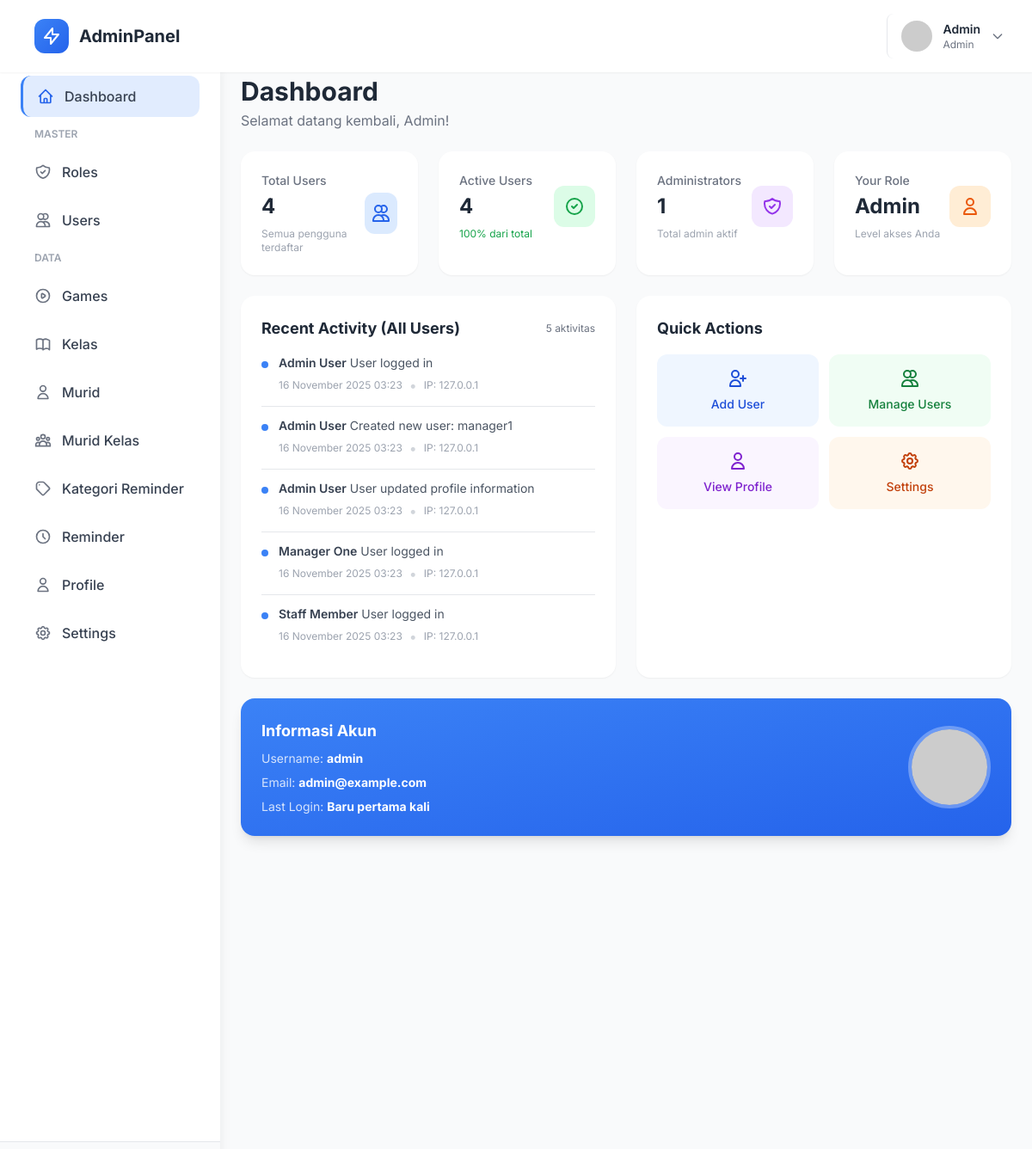
Page /index.php?page=dashboard (signed in) on the committed database.
### tables this page shows
CREATE TABLE IF NOT EXISTS users (
    id INT PRIMARY KEY AUTO_INCREMENT,
    username VARCHAR(50) NOT NULL UNIQUE,
    email VARCHAR(100) NOT NULL UNIQUE,
    password VARCHAR(255) NOT NULL,
    first_name VARCHAR(50),
    last_name VARCHAR(50),
    phone VARCHAR(20),
    avatar VARCHAR(255) DEFAULT 'default-avatar.png',
    role_id INT NOT NULL DEFAULT 4,
    is_active TINYINT(1) DEFAULT 1,
    last_login DATETIME,
    created_at TIMESTAMP DEFAULT CURRENT_TIMESTAMP,
    updated_at TIMESTAMP DEFAULT CURRENT_TIMESTAMP ON UPDATE CURRENT_TIMESTAMP,
    FOREIGN KEY (role_id) REFERENCES roles(id) ON DELETE RESTRICT,
    INDEX idx_username (username),
    INDEX idx_email (email),
    INDEX idx_role_id (role_id)
);

CREATE TABLE IF NOT EXISTS roles (
    id INT PRIMARY KEY AUTO_INCREMENT,
    role_name VARCHAR(50) NOT NULL UNIQUE,
    description TEXT,
    created_at TIMESTAMP DEFAULT CURRENT_TIMESTAMP
);

CREATE TABLE IF NOT EXISTS activity_logs (
    id INT PRIMARY KEY AUTO_INCREMENT,
    user_id INT,
    activity_type VARCHAR(50) NOT NULL,
    description TEXT,
    ip_address VARCHAR(45),
    created_at TIMESTAMP DEFAULT CURRENT_TIMESTAMP,
    FOREIGN KEY (user_id) REFERENCES users(id) ON DELETE SET NULL,
    INDEX idx_user_id (user_id),
    INDEX idx_activity_type (activity_type),
    INDEX idx_created_at (created_at)
);

### includes/functions.php (called while the page is built, shortened)
<?php
function isLoggedIn() {
    return isset($_SESSION['user_id']);
}
function getCurrentUser() {
    global $pdo;
    $stmt = $pdo->prepare("
        SELECT u.*, r.role_name
        FROM users u
        JOIN roles r ON u.role_id = r.id
        WHERE u.id = ?
    ");
    $stmt->execute([$_SESSION['user_id']]);
    return $stmt->fetch();
}
function hasRole($roleNames) {
    $user = getCurrentUser();
    if (is_array($roleNames)) {
        return in_array($user['role_name'], $roleNames);
    }
    return $user['role_name'] === $roleNames;
}
function formatDate($date) {
    return date('d F Y H:i', strtotime($date));
}
function getAvatarUrl($avatar) {
    if (empty($avatar) || $avatar === 'default-avatar.png') {
        return 'https://ui-avatars.com/api/?name=' . urlencode($_SESSION['username'] ?? 'User') . '&background=3b82f6&color=fff';
    }
    return BASE_URL . 'assets/uploads/avatars/' . $avatar;
}

### includes/auth_check.php (called while the page is built, shortened)
<?php
require_once __DIR__ . '/db_connect.php';
require_once __DIR__ . '/functions.php';
$currentUser = getCurrentUser();

### pages/dashboard/index.php (the view, shortened to what this page needs)
<?php
$totalUsers = $pdo->query("SELECT COUNT(*) FROM users")->fetchColumn();
$totalActive = $pdo->query("SELECT COUNT(*) FROM users WHERE is_active = 1")->fetchColumn();
$totalAdmins = $pdo->query("SELECT COUNT(*) FROM users u JOIN roles r ON u.role_id = r.id WHERE r.role_name = 'admin'")->fetchColumn();
$stmt = $pdo->prepare("
    SELECT al.*, u.username, u.first_name, u.last_name
    FROM activity_logs al
    LEFT JOIN users u ON al.user_id = u.id
    ORDER BY al.created_at DESC
    LIMIT 10
");
$stmt->execute();
$activities = $stmt->fetchAll();
?>
<div class="mb-6">
    <h1 class="text-3xl font-bold text-gray-800">Dashboard</h1>
    <p class="text-gray-500 mt-1">Selamat datang kembali, <?php echo htmlspecialchars($currentUser['first_name']); ?>!</p>
</div>
<div class="grid grid-cols-1 md:grid-cols-2 lg:grid-cols-4 gap-6 mb-6">
    <div class="bg-white rounded-2xl shadow-sm p-6 card-hover transition-all">
        <div class="flex items-center justify-between">
            <div>
                <p class="text-sm text-gray-500 font-medium">Total Users</p>
                <p class="text-2xl font-bold text-gray-800 mt-1"><?php echo number_format($totalUsers); ?></p>
                <p class="text-xs text-gray-400 mt-2">Semua pengguna terdaftar</p>
            </div>
            <div class="w-12 h-12 bg-blue-100 rounded-xl flex items-center justify-center">
                <svg class="w-6 h-6 text-blue-600" fill="none" stroke="currentColor" viewBox="0 0 24 24">
                    <path stroke-linecap="round" stroke-linejoin="round" stroke-width="2" d="M12 4.354a4 4 0 110 5.292M15 21H3v-1a6 6 0 0112 0v1zm0 0h6v-1a6 6 0 00-9-5.197M13 7a4 4 0 11-8 0 4 4 0 018 0z"/>
                </svg>
            </div>
        </div>
    </div>
    <div class="bg-white rounded-2xl shadow-sm p-6 card-hover transition-all">
        <div class="flex items-center justify-between">
            <div>
                <p class="text-sm text-gray-500 font-medium">Active Users</p>
                <p class="text-2xl font-bold text-gray-800 mt-1"><?php echo number_format($totalActive); ?></p>
                <p class="text-xs text-green-600 mt-2">
                    <?php echo $totalUsers > 0 ? round(($totalActive/$totalUsers)*100) : 0; ?>% dari total
                </p>
            </div>
            <div class="w-12 h-12 bg-green-100 rounded-xl flex items-center justify-center">
                <svg class="w-6 h-6 text-green-600" fill="none" stroke="currentColor" viewBox="0 0 24 24">
                    <path stroke-linecap="round" stroke-linejoin="round" stroke-width="2" d="M9 12l2 2 4-4m6 2a9 9 0 11-18 0 9 9 0 0118 0z"/>
                </svg>
            </div>
        </div>
    </div>
    <div class="bg-white rounded-2xl shadow-sm p-6 card-hover transition-all">
        <div class="flex items-center justify-between">
            <div>
                <p class="text-sm text-gray-500 font-medium">Administrators</p>
                <p class="text-2xl font-bold text-gray-800 mt-1"><?php echo number_format($totalAdmins); ?></p>
                <p class="text-xs text-gray-400 mt-2">Total admin aktif</p>
            </div>
            <div class="w-12 h-12 bg-purple-100 rounded-xl flex items-center justify-center">
            </div>
        </div>
    </div>
    <div class="bg-white rounded-2xl shadow-sm p-6 card-hover transition-all">
        <div class="flex items-center justify-between">
            <div>
                <p class="text-sm text-gray-500 font-medium">Your Role</p>
                <p class="text-2xl font-bold text-gray-800 mt-1"><?php echo ucfirst($currentUser['role_name']); ?></p>
                <p class="text-xs text-gray-400 mt-2">Level akses Anda</p>
            </div>
            <div class="w-12 h-12 bg-orange-100 rounded-xl flex items-center justify-center">
                <svg class="w-6 h-6 text-orange-600" fill="none" stroke="currentColor" viewBox="0 0 24 24">
                    <path stroke-linecap="round" stroke-linejoin="round" stroke-width="2" d="M16 7a4 4 0 11-8 0 4 4 0 018 0zM12 14a7 7 0 00-7 7h14a7 7 0 00-7-7z"/>
                </svg>
            </div>
        </div>
    </div>
</div>
<div class="grid grid-cols-1 lg:grid-cols-2 gap-6 mb-6">
    <?php if (hasRole(['admin', 'manager'])): ?>
    <div class="bg-white rounded-2xl shadow-sm p-6">
        <div class="flex items-center justify-between mb-4">
            <h3 class="text-lg font-bold text-gray-800">Recent Activity (All Users)</h3>
            <span class="text-xs text-gray-500"><?php echo count($activities); ?> aktivitas</span>
        </div>
        <div class="space-y-3 max-h-96 overflow-y-auto">
            <?php if (count($activities) > 0): ?>
                <?php foreach ($activities as $activity): ?>
                <div class="flex items-start space-x-3 pb-3 border-b last:border-b-0">
                    <div class="w-2 h-2 bg-blue-500 rounded-full mt-2 flex-shrink-0"></div>
                    <div class="flex-1 min-w-0">
                        <p class="text-sm text-gray-700">
                            <strong class="font-semibold"><?php echo htmlspecialchars($activity['first_name'] . ' ' . $activity['last_name']); ?></strong>
                            <span class="text-gray-600"><?php echo htmlspecialchars($activity['description']); ?></span>
                        </p>
                        <div class="flex items-center space-x-2 mt-1">
                            <p class="text-xs text-gray-400"><?php echo formatDate($activity['created_at']); ?></p>
                            <?php if ($activity['ip_address']): ?>
                            <span class="text-gray-300">•</span>
                            <p class="text-xs text-gray-400">IP: <?php echo htmlspecialchars($activity['ip_address']); ?></p>
                            <?php endif; ?>
                        </div>
                    </div>
                </div>
                <?php endforeach; ?>
            <?php else: ?>
                <p class="text-sm text-gray-500 text-center py-8">Belum ada aktivitas</p>
            <?php endif; ?>
        </div>
    </div>
    <?php endif; ?>
    <div class="bg-white rounded-2xl shadow-sm p-6">
        <h3 class="text-lg font-bold text-gray-800 mb-4">Quick Actions</h3>
        <div class="grid grid-cols-2 gap-3">
            <?php if (hasRole(['admin', 'manager'])): ?>
            <a href="index.php?page=users&action=create" class="flex flex-col items-center justify-center space-y-2 bg-blue-50 hover:bg-blue-100 text-blue-700 rounded-xl py-4 transition-colors">
                <svg class="w-6 h-6" fill="none" stroke="currentColor" viewBox="0 0 24 24">
                    <path stroke-linecap="round" stroke-linejoin="round" stroke-width="2" d="M18 9v3m0 0v3m0-3h3m-3 0h-3m-2-5a4 4 0 11-8 0 4 4 0 018 0zM3 20a6 6 0 0112 0v1H3v-1z"/>
                </svg>
                <span class="font-medium text-sm">Add User</span>
            </a>
            <a href="index.php?page=users" class="flex flex-col items-center justify-center space-y-2 bg-green-50 hover:bg-green-100 text-green-700 rounded-xl py-4 transition-colors">
                <svg class="w-6 h-6" fill="none" stroke="currentColor" viewBox="0 0 24 24">
                    <path stroke-linecap="round" stroke-linejoin="round" stroke-width="2" d="M12 4.354a4 4 0 110 5.292M15 21H3v-1a6 6 0 0112 0v1zm0 0h6v-1a6 6 0 00-9-5.197M13 7a4 4 0 11-8 0 4 4 0 018 0z"/>
                </svg>
                <span class="font-medium text-sm">Manage Users</span>
            </a>
            <?php endif; ?>
            <a href="index.php?page=profile" class="flex flex-col items-center justify-center space-y-2 bg-purple-50 hover:bg-purple-100 text-purple-700 rounded-xl py-4 transition-colors">
                <svg class="w-6 h-6" fill="none" stroke="currentColor" viewBox="0 0 24 24">
                    <path stroke-linecap="round" stroke-linejoin="round" stroke-width="2" d="M16 7a4 4 0 11-8 0 4 4 0 018 0zM12 14a7 7 0 00-7 7h14a7 7 0 00-7-7z"/>
                </svg>
                <span class="font-medium text-sm">View Profile</span>
            </a>
            <a href="index.php?page=settings" class="flex flex-col items-center justify-center space-y-2 bg-orange-50 hover:bg-orange-100 text-orange-700 rounded-xl py-4 transition-colors">
                <span class="font-medium text-sm">Settings</span>
            </a>
        </div>
    </div>
</div>
<div class="bg-gradient-to-br from-blue-500 to-blue-600 rounded-2xl shadow-lg p-6 text-white">
    <div class="flex items-center justify-between">
        <div>
            <h3 class="text-lg font-bold mb-2">Informasi Akun</h3>
            <div class="space-y-2 text-sm">
                <p><span class="opacity-80">Username:</span> <strong><?php echo htmlspecialchars($currentUser['username']); ?></strong></p>
                <p><span class="opacity-80">Email:</span> <strong><?php echo htmlspecialchars($currentUser['email']); ?></strong></p>
                <p><span class="opacity-80">Last Login:</span> <strong><?php echo $currentUser['last_login'] ? formatDate($currentUser['last_login']) : 'Baru pertama kali'; ?></strong></p>
            </div>
        </div>
        <div class="hidden md:block">
            <img src="<?php echo getAvatarUrl($currentUser['avatar']); ?>" class="w-24 h-24 rounded-full border-4 border-white/30">
        </div>
    </div>
</div>

### includes/header.php (shortened to what this page needs)
<!DOCTYPE html>
<html lang="id">
<head>
    <script src="https://cdn.tailwindcss.com"></script>
</head>
<body class="bg-gray-50">
    <nav class="bg-white shadow-sm fixed top-0 left-0 right-0 z-50">
        <div class="flex items-center justify-between px-6 py-4">
            <div class="flex items-center space-x-4">
                <div class="flex items-center space-x-3">
                    <div class="w-10 h-10 bg-gradient-to-br from-blue-500 to-blue-600 rounded-xl flex items-center justify-center">
                        <svg class="w-6 h-6 text-white" fill="none" stroke="currentColor" viewBox="0 0 24 24">
                            <path stroke-linecap="round" stroke-linejoin="round" stroke-width="2" d="M13 10V3L4 14h7v7l9-11h-7z"/>
                        </svg>
                    </div>
                    <span class="text-xl font-bold text-gray-800"><?php echo SITE_NAME; ?></span>
                </div>
            </div>
            <div class="flex items-center space-x-4">
                <div class="relative">
                    <button onclick="toggleProfileMenu()" class="flex items-center space-x-3 pl-4 border-l hover:bg-gray-50 rounded-lg p-2 transition-colors">
                        <img src="<?php echo getAvatarUrl($currentUser['avatar']); ?>" class="w-9 h-9 rounded-full">
                        <div class="hidden md:block text-left">
                            <p class="text-sm font-semibold text-gray-800"><?php echo htmlspecialchars($currentUser['first_name']); ?></p>
                            <p class="text-xs text-gray-500"><?php echo ucfirst($currentUser['role_name']); ?></p>
                        </div>
                        <svg class="w-4 h-4 text-gray-500" fill="none" stroke="currentColor" viewBox="0 0 24 24">
                            <path stroke-linecap="round" stroke-linejoin="round" stroke-width="2" d="M19 9l-7 7-7-7"/>
                        </svg>
                    </button>
                </div>
            </div>
        </div>
    </nav>

### rows in the picture
users: first_name "Admin", role.role_name "Admin", username "admin", email "admin@example.com"
activity_logs: user.last_name "Admin User", description "User logged in", created_at "16 November 2025 03:23", ip_address "127.0.0.1"
activity_logs: user.last_name "Admin User", description "Created new user: manager1", created_at "16 November 2025 03:23", ip_address "127.0.0.1"
activity_logs: user.last_name "Admin User", description "User updated profile information", created_at "16 November 2025 03:23", ip_address "127.0.0.1"
activity_logs: user.last_name "Manager One", description "User logged in", created_at "16 November 2025 03:23", ip_address "127.0.0.1"
activity_logs: user.last_name "Staff Member", description "User logged in", created_at "16 November 2025 03:23", ip_address "127.0.0.1"

### other values in the picture
SITE_NAME "AdminPanel"
$totalUsers "4"
$totalActive "4"
$totalAdmins "1"
count($activities) "5"
